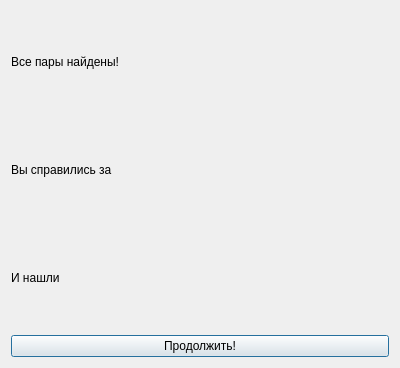
<?xml version="1.0" encoding="UTF-8"?>
<ui version="4.0">
 <class>Dialog</class>
 <widget class="QDialog" name="Dialog">
  <property name="geometry">
   <rect>
    <x>0</x>
    <y>0</y>
    <width>400</width>
    <height>368</height>
   </rect>
  </property>
  <property name="windowTitle">
   <string>Конец игры</string>
  </property>
  <property name="styleSheet">
   <string notr="true"/>
  </property>
  <layout class="QVBoxLayout" name="verticalLayout">
   <item>
    <widget class="QLabel" name="Title">
     <property name="text">
      <string>Все пары найдены!</string>
     </property>
     <property name="scaledContents">
      <bool>true</bool>
     </property>
    </widget>
   </item>
   <item>
    <widget class="QLabel" name="label">
     <property name="text">
      <string>Вы справились за </string>
     </property>
    </widget>
   </item>
   <item>
    <widget class="QLabel" name="label_3">
     <property name="text">
      <string>И нашли </string>
     </property>
    </widget>
   </item>
   <item>
    <widget class="QPushButton" name="Continue">
     <property name="text">
      <string>Продолжить!</string>
     </property>
    </widget>
   </item>
  </layout>
 </widget>
 <resources/>
 <connections/>
</ui>
